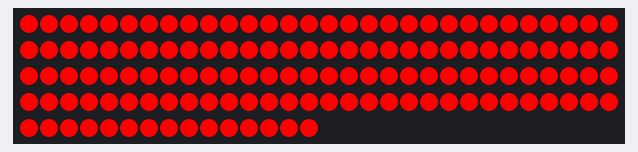
A sketch run on a simulated Arduino Uno, built with avr-gcc and run on an emulated ATmega328P. On the bench: 135 RGB LEDs in strip order, left to right, continuing on the next row. Random numbers use the default seed unless the sketch sets one.

Above: at 0.1 s.

The sketch:

ledshow.ino.ino
```cpp
#include <FastLED.h>
#define NUM_LEDS 135
#define DATA_PIN 11

CRGB leds[NUM_LEDS];

void setup()
{
  // put your setup code here, to run once:
  FastLED.addLeds<WS2812B, DATA_PIN, GRB>(leds, NUM_LEDS );
}

void loop()
{
  // turn led strip red
  fill_solid( leds, NUM_LEDS, CRGB:: Red);
    FastLED.show();
    delay(30);
}
//random colored speckles that blink in and fade smoothly  https://gist.github.com/kriegsman/062e10f7f07ba8518af6

void confetti ()
{
  uint8_t gHue = 0; // rotating "base color"
      fadeToBlackBy(leds, NUM_LEDS,10);
      int pos = random16(NUM_LEDS);
      leds[pos] += CHSV( gHue + random8(135), 200, 255);
    delay(50);

}
```
